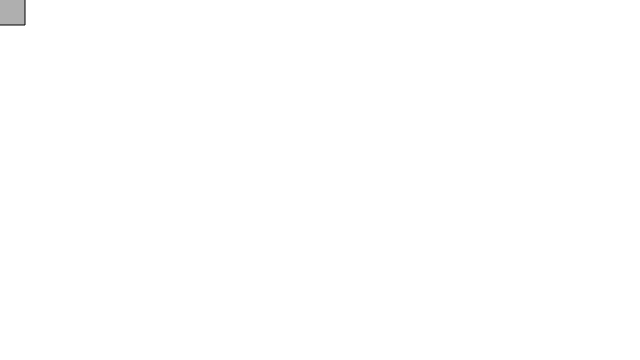
Frame 1 (no input)
Frame 60 (no input): identical to frame 1, image omitted
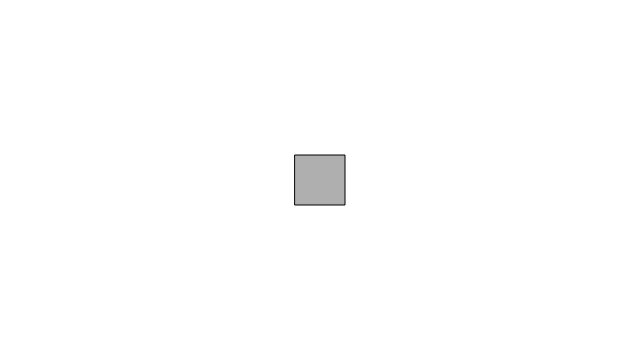
Frame 120 (the mouse pressed at the canvas centre since frame 60)

The p5.js sketch that drew these frames (run headless with seeded random() and noise() and a simulated clock; from frame 60 on, the mouse is pressed at the canvas centre):

// p5.js sketch
// ── sketch.js
// Learning Processing
// Daniel Shiffman
// http://www.learningprocessing.com

// Example 3-2: mouseX and mouseY

function setup() {
  createCanvas(640,360);
}

function draw() {
  // Try moving background() to setup() and see the difference!
  background(255);

  // Body
  stroke(0);
  fill(175);
  rectMode(CENTER);
  
  // mouseX is a keyword that the sketch replaces with the horizontal position of the mouse.
  // mouseY is a keyword that the sketch replaces with the vertical position of the mouse.
  rect(mouseX,mouseY,50,50);   
}
